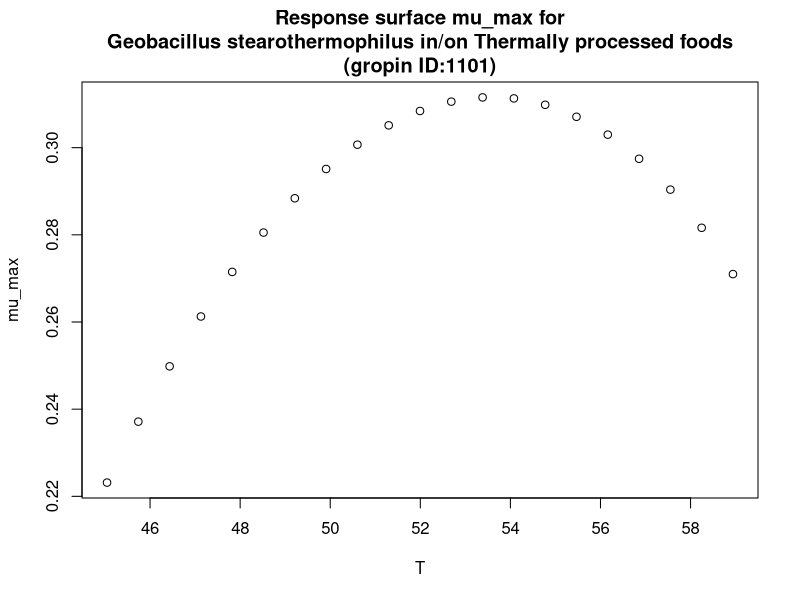

Generate this figure with R:
#############################
# start of Parameter script
#############################
T <- seq(45.045,58.9410589410589,length.out=21)
#############################
# end of Parameter script
#############################
############################# 
# start of Model script Gropin ID 1101 
#############################
 
# constant coefficients for this model
 
variables <- data.frame(T)
argumentsPar <- expand.grid(variables)
 
# heart of the model
response_surface <- function(T) {
   mumax <-sqrt((1/10.3)* ((T-64.2)*((T-38.2)^2))/((53.6-38.2)* (((53.6-38.2)*(T-53.6)-(53.6-64.2)*(53.6+38.2-2*T)))))

return(mumax=mumax)
} 

# output parameters
mumax <- cbind(argumentsPar,response_surface(argumentsPar['T']))
colnames(mumax) <- c(colnames(argumentsPar),'mumax')
#############################
# End of Model script
#############################
############################# 
# start of Visualisation script Gropin ID 1101 
#############################
plot(T,mumax$mumax,
                          xlab='T',
                          ylab='mu_max',main='Response surface mu_max for
Geobacillus stearothermophilus in/on Thermally processed foods
(gropin ID:1101)')
#############################
# End of Visualisation script
#############################
